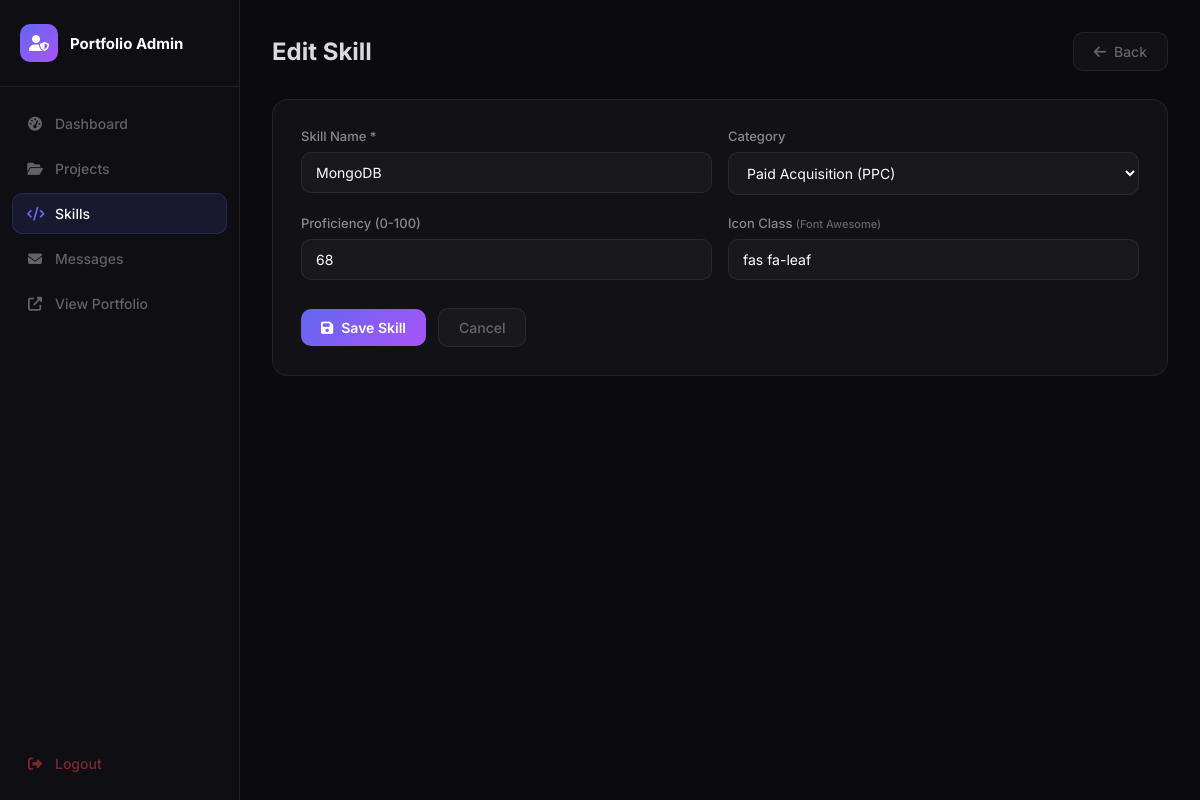
Page /admin/manage_skills.php?action=edit&id=11 (signed in) on the earlier database version.
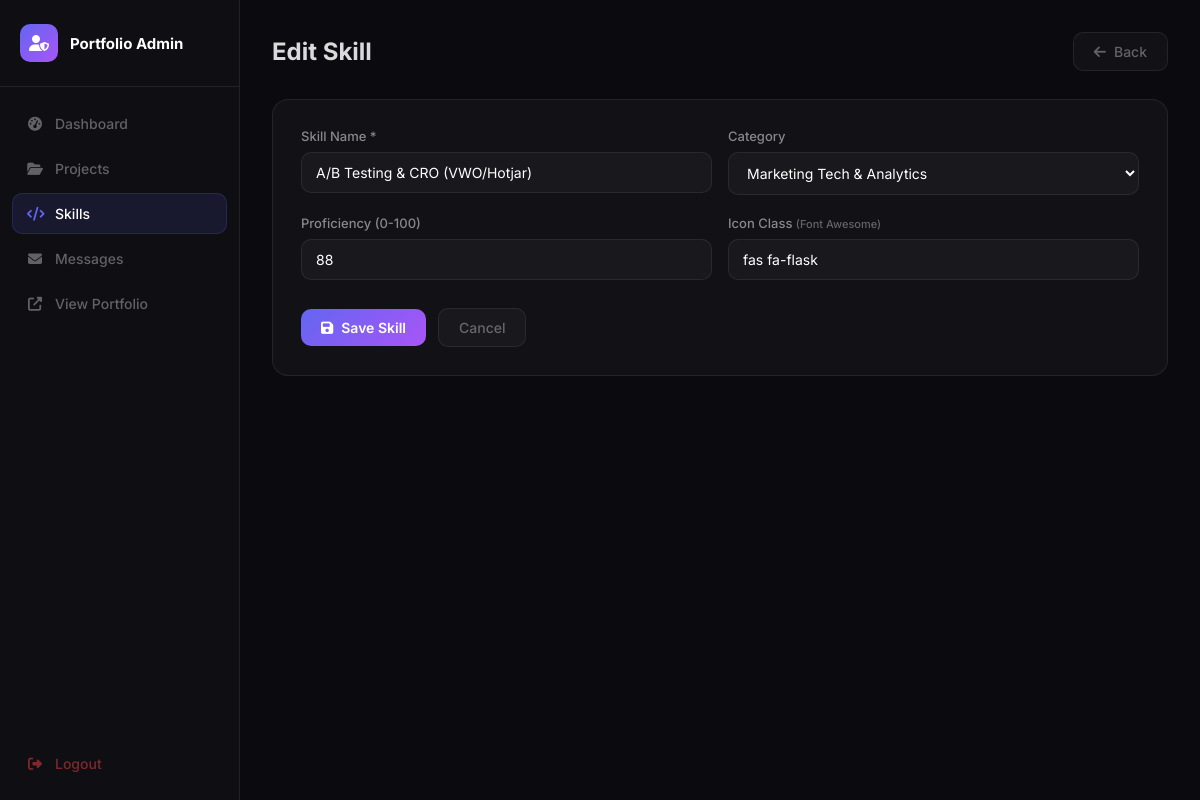
Same page on the later database version.
### tables this page shows
CREATE TABLE IF NOT EXISTS skills (
    id INT AUTO_INCREMENT PRIMARY KEY,
    name VARCHAR(80) NOT NULL,
    category VARCHAR(60) NOT NULL DEFAULT 'Frontend',
    proficiency INT NOT NULL DEFAULT 80 CHECK (proficiency BETWEEN 0 AND 100),
    icon_class VARCHAR(80) DEFAULT 'fas fa-code'
);

### admin/manage_skills.php (the view, shortened to what this page needs)
<?php
$db = getDB();
$action  = $_GET['action'] ?? 'list';
$editId  = (int)($_GET['id'] ?? 0);
$skill   = ['id'=>'','name'=>'','category'=>'Frontend','proficiency'=>80,'icon_class'=>'fas fa-code'];
if ($action === 'edit' && $editId) {
    $stmt = $db->prepare('SELECT * FROM skills WHERE id = :id');
    $stmt->execute([':id' => $editId]);
    $skill = $stmt->fetch() ?: $skill;
}
$skills = $action === 'list' ? $db->query('SELECT * FROM skills ORDER BY category, name')->fetchAll() : [];
$categories = ['Paid Acquisition (PPC)','Search Engine Optimization','Marketing Tech & Analytics','Retention & Email'];
?>
<!DOCTYPE html>
<html lang="en">
<head>
    <link rel="stylesheet" href="https://cdnjs.cloudflare.com/ajax/libs/font-awesome/6.4.0/css/all.min.css">
    <link rel="stylesheet" href="admin.css">
</head>
<body>
<?php include 'sidebar.php'; ?>
<main class="main-content">
    <div class="page-header">
        <h1><?= $action === 'list' ? 'Manage Skills' : ($action === 'add' ? 'Add Skill' : 'Edit Skill') ?></h1>
        <?php if ($action === 'list'): ?>
        <a href="?action=add" class="btn-primary"><i class="fas fa-plus"></i> Add Skill</a>
        <?php else: ?>
        <a href="manage_skills.php" class="btn-secondary"><i class="fas fa-arrow-left"></i> Back</a>
        <?php endif; ?>
    </div>
    <?php if ($action === 'list'): ?>
    <div class="table-wrap">
        <table class="data-table">
            <thead><tr><th>#</th><th>Name</th><th>Category</th><th>Proficiency</th><th>Icon</th><th>Actions</th></tr></thead>
            <tbody>
            <?php foreach ($skills as $s): ?>
            <tr>
                <td><?= $s['id'] ?></td>
                <td><i class="<?= htmlspecialchars($s['icon_class']) ?>" style="margin-right:8px;color:#6366f1"></i><strong><?= htmlspecialchars($s['name']) ?></strong></td>
                <td><span class="badge"><?= htmlspecialchars($s['category']) ?></span></td>
                <td>
                    <div class="progress-bar-mini">
                        <div class="progress-fill-mini" style="width:<?= $s['proficiency'] ?>%"></div>
                    </div>
                    <span style="font-size:12px;color:rgba(255,255,255,0.4)"><?= $s['proficiency'] ?>%</span>
                </td>
                <td style="font-size:12px;color:rgba(255,255,255,0.4)"><?= htmlspecialchars($s['icon_class']) ?></td>
                <td class="actions">
                    <a href="?action=edit&id=<?= $s['id'] ?>" class="btn-icon btn-edit"><i class="fas fa-edit"></i></a>
                    <form method="POST" style="display:inline" onsubmit="return confirm('Delete this skill?')">
                        <input type="hidden" name="skill_id" value="<?= $s['id'] ?>">
                        <input type="hidden" name="form_action" value="delete">
                        <input type="hidden" name="name" value="x">
                        <button type="submit" class="btn-icon btn-delete"><i class="fas fa-trash"></i></button>
                    </form>
                </td>
            </tr>
            <?php endforeach; ?>
            </tbody>
        </table>
    </div>
    <?php else: ?>
    <div class="form-card">
        <form method="POST">
            <div class="form-row">
                <div class="form-group">
                    <label>Skill Name *</label>
                    <input type="text" name="name" value="<?= htmlspecialchars($skill['name']) ?>" required>
                </div>
                <div class="form-group">
                    <label>Category</label>
                    <select name="category">
                        <?php foreach ($categories as $cat): ?>
                        <option value="<?= $cat ?>" <?= $skill['category'] === $cat ? 'selected' : '' ?>><?= $cat ?></option>
                        <?php endforeach; ?>
                    </select>
                </div>
            </div>
            <div class="form-row">
                <div class="form-group">
                    <label>Proficiency (0-100)</label>
                    <input type="number" name="proficiency" min="0" max="100" value="<?= $skill['proficiency'] ?>">
                </div>
                <div class="form-group">
                    <label>Icon Class <small>(Font Awesome)</small></label>
                    <input type="text" name="icon_class" value="<?= htmlspecialchars($skill['icon_class']) ?>" placeholder="fab fa-html5">
                </div>
            </div>
            <div class="form-actions">
                <button type="submit" class="btn-primary"><i class="fas fa-save"></i> Save Skill</button>
                <a href="manage_skills.php" class="btn-secondary">Cancel</a>
            </div>
        </form>
    </div>
    <?php endif; ?>
</main>
</body>
</html>

Differences in the rows shown:
changed skills: name "MongoDB" → "A/B Testing & CRO (VWO/Hotjar)"; category (not shown) → "Marketing Tech & Analytics"; proficiency "68" → "88"; icon_class "fas fa-leaf" → "fas fa-flask"
Other differences:
form field category: "Paid Acquisition (PPC)" → (not shown)
